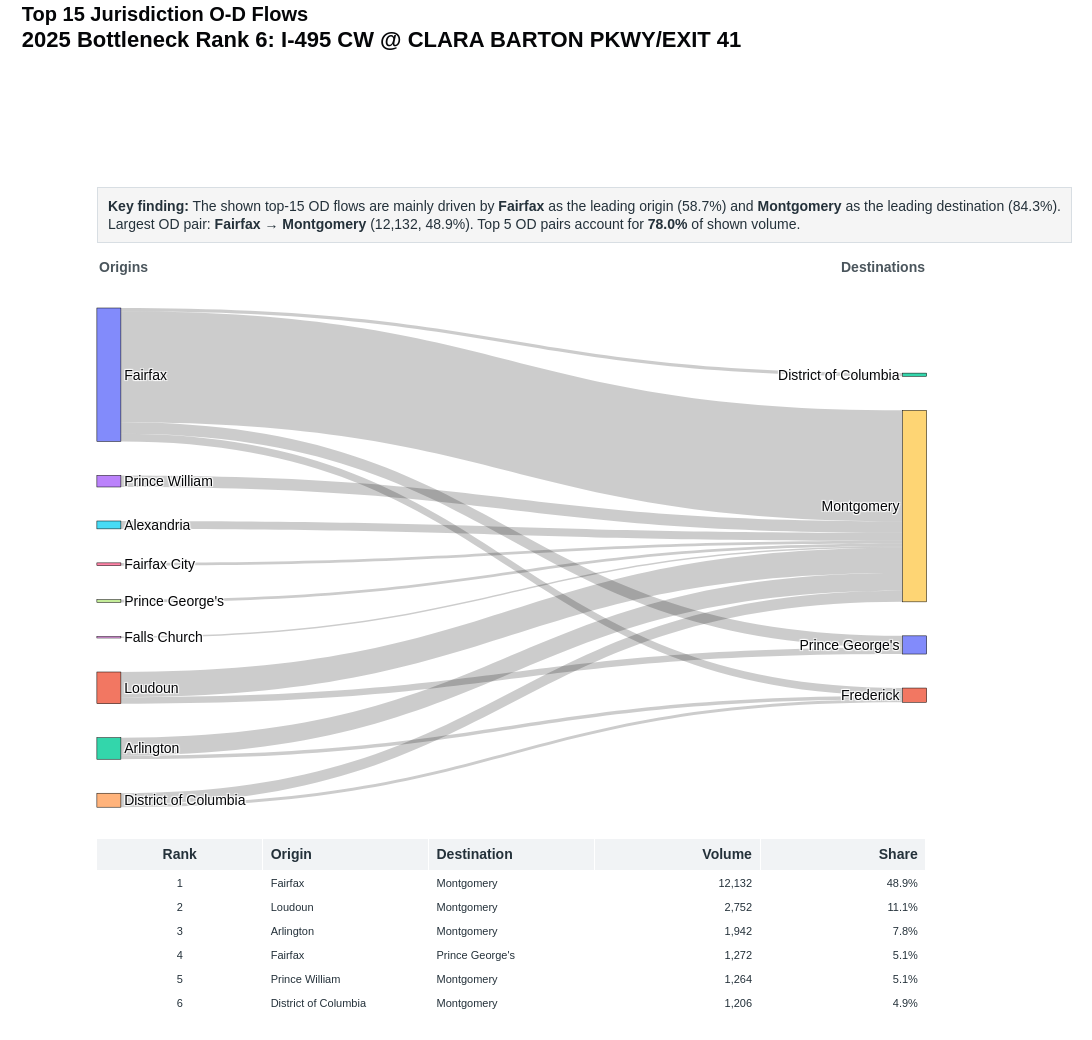

The cell this chart's notebook holds for it:
### Code cell
county_sankey = make_sankey(county_df, "Top 15 Jurisdiction O-D Flows")
county_sankey

### Figure 1 — Plotly figure (JSON) as saved in the notebook; plotly's stock layout.template omitted (floating-point values rounded to 4 significant figures)
{"data": [{"arrangement": "snap", "domain": {"x": [0.04, 0.94], "y": [0.26, 0.9]}, "link": {"customdata": [[1, "Fairfax", "Montgomery", 12132, 0.4885], [2, "Loudoun", "Montgomery", 2752, 0.1108], [3, "Arlington", "Montgomery", 1942, 0.0782], [4, "Fairfax", "Prince George's", 1272, 0.05122], [5, "Prince William", "Montgomery", 1264, 0.0509], [6, "District of Columbia", "Montgomery", 1206, 0.04856], [7, "Alexandria", "Montgomery", 862, 0.03471], [8, "Fairfax", "Frederick", 830, 0.03342], [9, "Loudoun", "Prince George's", 716, 0.02883], [10, "Arlington", "Frederick", 409, 0.01647], [11, "Fairfax", "District of Columbia", 350, 0.01409], [12, "District of Columbia", "Frederick", 321, 0.01293], [13, "Fairfax City", "Montgomery", 308, 0.0124], [14, "Prince George's", "Montgomery", 295, 0.01188], [15, "Falls Church", "Montgomery", 175, 0.007047]], "hovertemplate": "<b>OD Pair Rank %{customdata[0]}</b><br>%{customdata[1]} → %{customdata[2]}<br>Volume: %{customdata[3]:,.0f}<br>Share of shown top-15 volume: %{customdata[4]:.1%}<extra></extra>", "source": [0, 1, 2, 0, 3, 4, 5, 0, 1, 2, 0, 4, 6, 7, 8], "target": [9, 9, 9, 10, 9, 9, 9, 11, 10, 11, 12, 11, 9, 9, 9], "value": [12130.0, 2752.0, 1942.0, 1272.0, 1264.0, 1206.0, 862.0, 830.0, 716.0, 409.0, 350.0, 321.0, 308.0, 295.0, 175.0]}, "node": {"hovertemplate": "<b>%{label}</b><br>Total shown OD volume: %{value:,.0f}<extra></extra>", "label": ["Fairfax", "Loudoun", "Arlington", "Prince William", "District of Columbia", "Alexandria", "Fairfax City", "Prince George's", "Falls Church", "Montgomery", "Prince George's", "Frederick", "District of Columbia"], "line": {"color": "black", "width": 0.5}, "pad": 34, "thickness": 24}, "type": "sankey"}, {"cells": {"align": ["center", "left", "left", "right", "right"], "fill": {"color": "white"}, "font": {"color": "#24313A", "size": 11}, "height": 24, "values": [[1, 2, 3, 4, 5, 6, 7, 8, 9, 10, 11, 12, 13, 14, 15], ["Fairfax", "Loudoun", "Arlington", "Fairfax", "Prince William", "District of Columbia", "Alexandria", "Fairfax", "Loudoun", "Arlington", "Fairfax", "District of Columbia", "Fairfax City", "Prince George's", "Falls Church"], ["Montgomery", "Montgomery", "Montgomery", "Prince George's", "Montgomery", "Montgomery", "Montgomery", "Frederick", "Prince George's", "Frederick", "District of Columbia", "Frederick", "Montgomery", "Montgomery", "Montgomery"], ["12,132", "2,752", "1,942", "1,272", "1,264", "1,206", "862", "830", "716", "409", "350", "321", "308", "295", "175"], ["48.9%", "11.1%", "7.8%", "5.1%", "5.1%", "4.9%", "3.5%", "3.3%", "2.9%", "1.6%", "1.4%", "1.3%", "1.2%", "1.2%", "0.7%"]]}, "domain": {"x": [0.04, 0.94], "y": [0, 0.22]}, "header": {"align": ["center", "left", "left", "right", "right"], "fill": {"color": "#F1F3F5"}, "font": {"color": "#24313A", "size": 14}, "height": 26, "values": ["<b>Rank</b>", "<b>Origin</b>", "<b>Destination</b>", "<b>Volume</b>", "<b>Share</b>"]}, "type": "table"}], "layout": {"annotations": [{"align": "left", "bgcolor": "rgba(245,245,245,0.98)", "bordercolor": "#D8DEE3", "borderpad": 10, "borderwidth": 1, "font": {"color": "#24313A", "size": 14}, "showarrow": false, "text": "<b>Key finding:</b> The shown top-15 OD flows are mainly driven by <b>Fairfax</b> as the leading origin (58.7%) and <b>Montgomery</b> as the leading destination (84.3%).<br>Largest OD pair: <b>Fairfax → Montgomery</b> (12,132, 48.9%). Top 5 OD pairs account for <b>78.0%</b> of shown volume.", "x": 0.04, "xref": "paper", "y": 1.055, "yref": "paper"}, {"align": "left", "font": {"color": "#4A555C", "size": 14}, "showarrow": false, "text": "<b>Origins</b>", "x": 0.04, "xref": "paper", "y": 0.965, "yref": "paper"}, {"align": "right", "font": {"color": "#4A555C", "size": 14}, "showarrow": false, "text": "<b>Destinations</b>", "x": 0.94, "xref": "paper", "y": 0.965, "yref": "paper"}], "font": {"color": "#050608", "family": "Arial", "size": 14}, "height": 1040, "margin": {"b": 30, "l": 60, "r": 110, "t": 230}, "paper_bgcolor": "white", "plot_bgcolor": "white", "title": {"text": "<b>Top 15 Jurisdiction O-D Flows</b><br><span style='font-size:22px'><b>2025 Bottleneck Rank 6: I-495 CW @ CLARA BARTON PKWY/EXIT 41</b></span>", "x": 0.02, "xanchor": "left", "y": 0.98, "yanchor": "top"}, "width": 1250}}
